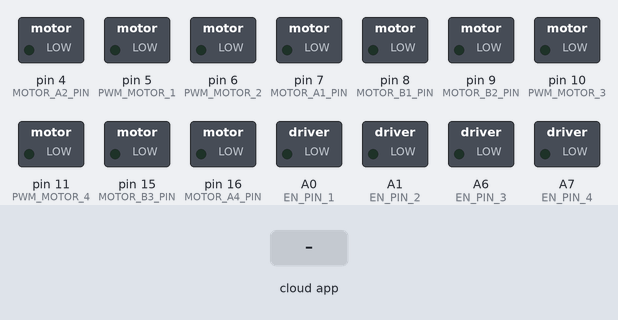
A sketch run on a simulated Arduino Mega 2560, built with avr-gcc and run on an emulated ATmega2560. Parts: switched loads named in the sketch (green lamp = pin HIGH). The inputs (shaded band) are chosen by the test bench. The ROS host is connected and sends only what is stated.

Above: at 1.2 s.
1.3 s: the phone or cloud app sets linear.x to -100
At 2.5 s:
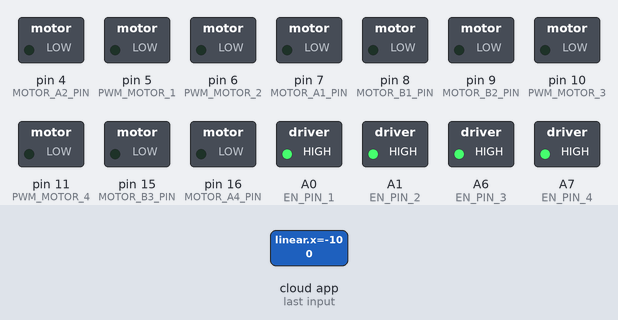
2.8 s: the phone or cloud app sets linear.x to 100
At 3.7 s:
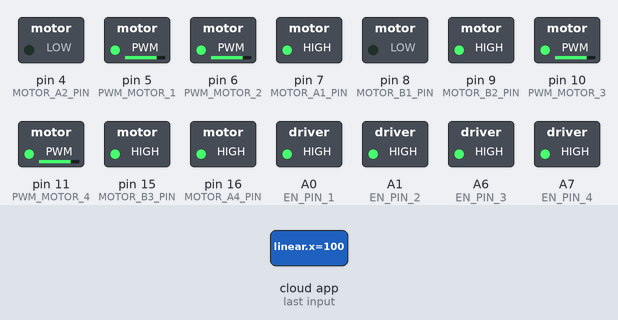
Timing chart, 0 to 5.8 s (numbered marks = the images above; inputs shaded):
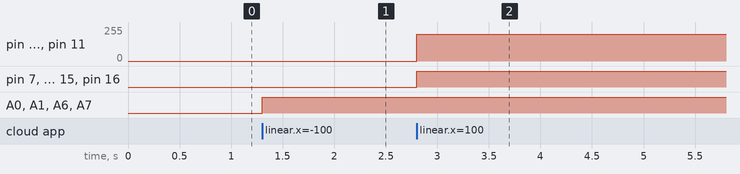

Measured:
- after the input at 1.3 s, A0 (EN_PIN_1), A1 (EN_PIN_2), A6 (EN_PIN_3), A7 (EN_PIN_4): LOW → HIGH at once
- after the input at 2.8 s, pin 5 (PWM_MOTOR_1), pin 6 (PWM_MOTOR_2), pin 10 (PWM_MOTOR_3), pin 11 (PWM_MOTOR_4): 0/255 → 200/255 at once; pin 7 (MOTOR_A1_PIN), pin 9 (MOTOR_B2_PIN), pin 15 (MOTOR_B3_PIN), pin 16 (MOTOR_A4_PIN): LOW → HIGH at once

The sketch:

roserial_arduino.ino
```cpp
#include <ros.h>
#include <geometry_msgs/Twist.h>

#define BRAKE 0
#define CW 1
#define CCW 2
#define CS_THRESHOLD 15  // Definition of safety current (Check: "1.3 Monster Shield Example").

//MOTOR 1
#define MOTOR_A1_PIN 7
#define MOTOR_B1_PIN 8

//MOTOR 2
#define MOTOR_A2_PIN 4
#define MOTOR_B2_PIN 9

//Motor 3
#define MOTOR_A3_PIN 14
#define MOTOR_B3_PIN 15

//Motor 4
#define MOTOR_A4_PIN 16
#define MOTOR_B4_PIN 17

#define PWM_MOTOR_1 5
#define PWM_MOTOR_2 6
#define PWM_MOTOR_3 10
#define PWM_MOTOR_4 11

#define CURRENT_SEN_1 A2
#define CURRENT_SEN_2 A3
#define CURRENT_SEN_3 A4
#define CURRENT_SEN_4 A5

#define EN_PIN_1 A0
#define EN_PIN_2 A1
#define EN_PIN_3 A6
#define EN_PIN_4 A7

#define MOTOR_1 0
#define MOTOR_2 1
#define MOTOR_3 20
#define MOTOR_4 21

short usSpeed = 200;  //default motor speed
unsigned short usMotor_Status = BRAKE;
unsigned short usMotor_Status1 = BRAKE;
unsigned short usMotor_Status2 = BRAKE;

void onTwist(const geometry_msgs::Twist& msg) {
  //forward
  if (msg.linear.x > 0) {
    // digitalWrite(IN1, HIGH);
    // digitalWrite(IN2, LOW);
    // digitalWrite(IN3, HIGH);
    // digitalWrite(IN4, LOW);
    Forward();
  } else {
    // digitalWrite(IN1, LOW);
    // digitalWrite(IN2, LOW);
    // digitalWrite(IN3, LOW);
    // digitalWrite(IN4, LOW);
    Stop();
  }

  digitalWrite(EN_PIN_1, HIGH);
  digitalWrite(EN_PIN_2, HIGH);
  digitalWrite(EN_PIN_3, HIGH);
  digitalWrite(EN_PIN_4, HIGH);
}

void Forward() {
  usMotor_Status = CW;
  motorGo(MOTOR_1, usMotor_Status, usSpeed);
  motorGo(MOTOR_2, usMotor_Status, usSpeed);
  motorGo(MOTOR_3, usMotor_Status, usSpeed);
  motorGo(MOTOR_4, usMotor_Status, usSpeed);
}

void Stop() {
  usMotor_Status = BRAKE;
  motorGo(MOTOR_1, usMotor_Status, 0);
  motorGo(MOTOR_2, usMotor_Status, 0);
  motorGo(MOTOR_3, usMotor_Status, 0);
  motorGo(MOTOR_4, usMotor_Status, 0);
}

void motorGo(uint8_t motor, uint8_t direct, uint8_t pwm)  //Function that controls the variables: motor(0 ou 1), direction (cw ou ccw) e pwm (entra 0 e 255);
{
  if (motor == MOTOR_1) {
    if (direct == CW) {
      digitalWrite(MOTOR_A1_PIN, HIGH);
      digitalWrite(MOTOR_B1_PIN, LOW);
    } else if (direct == CCW) {
      digitalWrite(MOTOR_A1_PIN, LOW);
      digitalWrite(MOTOR_B1_PIN, HIGH);
    } else {
      digitalWrite(MOTOR_A1_PIN, LOW);
      digitalWrite(MOTOR_B1_PIN, LOW);
    }
    analogWrite(PWM_MOTOR_1, pwm);
  } else if (motor == MOTOR_2) {
    if (direct == CW) {
      digitalWrite(MOTOR_A2_PIN, LOW);
      digitalWrite(MOTOR_B2_PIN, HIGH);
    } else if (direct == CCW) {
      digitalWrite(MOTOR_A2_PIN, HIGH);
      digitalWrite(MOTOR_B2_PIN, LOW);
    } else {
      digitalWrite(MOTOR_A2_PIN, LOW);
      digitalWrite(MOTOR_B2_PIN, LOW);
    }
    analogWrite(PWM_MOTOR_2, pwm);
  } else if (motor == MOTOR_3) {
    if (direct == CW) {
      digitalWrite(MOTOR_A3_PIN, LOW);
      digitalWrite(MOTOR_B3_PIN, HIGH);
    } else if (direct == CCW) {
      digitalWrite(MOTOR_A3_PIN, HIGH);
      digitalWrite(MOTOR_B3_PIN, LOW);
    } else {
      digitalWrite(MOTOR_A3_PIN, LOW);
      digitalWrite(MOTOR_B3_PIN, LOW);
    }
    analogWrite(PWM_MOTOR_3, pwm);
  } else if (motor == MOTOR_4) {
    if (direct == CW) {
      digitalWrite(MOTOR_A4_PIN, HIGH);
      digitalWrite(MOTOR_B4_PIN, LOW);
    } else if (direct == CCW) {
      digitalWrite(MOTOR_A4_PIN, LOW);
      digitalWrite(MOTOR_B4_PIN, HIGH);
    } else {
      digitalWrite(MOTOR_A4_PIN, LOW);
      digitalWrite(MOTOR_B4_PIN, LOW);
    }
    analogWrite(PWM_MOTOR_4, pwm);
  }
}

ros::Subscriber<geometry_msgs::Twist> sub("cmd_vel", onTwist);

ros::NodeHandle nh;

void setup() {
  // put your setup code here, to run once:
  //motor 1
  pinMode(MOTOR_A1_PIN, OUTPUT);
  pinMode(MOTOR_B1_PIN, OUTPUT);
  //motor 2
  pinMode(MOTOR_A2_PIN, OUTPUT);
  pinMode(MOTOR_B2_PIN, OUTPUT);
  //motor 3
  pinMode(MOTOR_A3_PIN, OUTPUT);
  pinMode(MOTOR_B3_PIN, OUTPUT);
  //motor 4
  pinMode(MOTOR_A4_PIN, OUTPUT);
  pinMode(MOTOR_B4_PIN, OUTPUT);

  pinMode(PWM_MOTOR_1, OUTPUT);
  pinMode(PWM_MOTOR_2, OUTPUT);
  pinMode(PWM_MOTOR_3, OUTPUT);
  pinMode(PWM_MOTOR_4, OUTPUT);

  pinMode(CURRENT_SEN_1, OUTPUT);
  pinMode(CURRENT_SEN_2, OUTPUT);
  pinMode(CURRENT_SEN_3, OUTPUT);
  pinMode(CURRENT_SEN_4, OUTPUT);

  pinMode(EN_PIN_1, OUTPUT);
  pinMode(EN_PIN_2, OUTPUT);
  pinMode(EN_PIN_3, OUTPUT);
  pinMode(EN_PIN_4, OUTPUT);

  //5V pin 13
  pinMode(53, OUTPUT);
  digitalWrite(53, HIGH);

  //GND pin 52
  pinMode(52, OUTPUT);
  digitalWrite(52, LOW);

  nh.initNode();
  nh.subscribe(sub);
}

void loop() {
  // put your main code here, to run repeatedly:
  nh.spinOnce();
}
```
